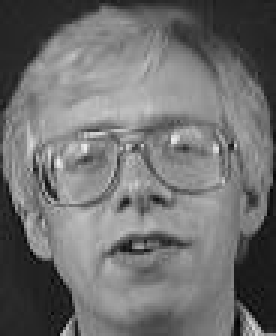
#> input picture FaceDataset/benny/1.jpg, 92 x 112 px (shown 3 times larger); its folder holds only this picture in this run
$ python FaceRecog.py
#> lines starting #> are read from the running program, lines starting #| are printed output that depends on the picture
import cv2
import matplotlib.pyplot as plt
import numpy as np
import pandas as pd
from pandas import DataFrame
import os
from skimage.transform import rescale
from skimage.transform import resize

# from tkinter import filedialog
# from tkinter import *


def showImages(imgList):
    if len(imgList) > 0:
        for i in range(len(imgList)):
            plt.subplot(1, len(imgList), i + 1)
            plt.imshow(imgList[i])
        plt.show()


# Downsampled, concatenation, normalized image
o = 1


def preprocessimg(imgGray):
    # Downsampled
    imgRescale = rescale(imgGray, scale=(0.1, 0.1))
    # Resize image
    imgResize = resize(imgGray, (50, 50))
    # print('imgResize', imgResize)
    # Flatten the image
    imgRavel = np.ravel(imgResize)

    # Reshape to column vector
    imgVector = imgRavel.reshape(-1, 1)
    # Convert image to DataFrame
    imgDataFrame = DataFrame(imgVector)
    # Normalized image
    imgNormalized = (imgDataFrame - imgDataFrame.min()) / (
        imgDataFrame.max() - imgDataFrame.min()
    )
    return imgNormalized


trainingThreshold = 5
imgExtension = ".pgm"
print("Processing...")
# Read images in folder dataset
entries = os.listdir("FaceDataset/")
hatList = []
labelList = []
# Training part
def train():
    for entry in entries:
        personDir = "FaceDataset/" + entry
        imgList = os.listdir(personDir)
        imgGallery = []
        # Iterative through gallery image of this person folder
        for imgName in imgList:
            imgDir = personDir + "/" + imgName
            imgIdx = imgName[: imgName.index(".")]

            # Train only first (trainingThreshold - 1) images
            if imgIdx == str(trainingThreshold):
                break
            # Read image
            img = cv2.imread(imgDir)
#> img is the input picture: shape (112, 92, 3); min 0, max 237, mean 112
            # Convert to gray image
            imgGray = cv2.cvtColor(img, cv2.COLOR_BGR2GRAY)
            # Append to the image gallery dataframe
            imgPreProcessed = preprocessimg(imgGray)
#> in preprocessimg, `imgResize = resize(imgGray, (50, 50))`:
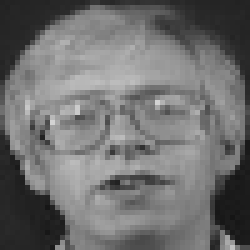
#> imgResize: shape (50, 50) float64 (shown 5 times larger); min 0.0857, max 0.83, mean 0.439
#> in preprocessimg, `imgRavel = np.ravel(imgResize)`: imgRavel = 2500 values, max 0.83 at index 1210, min 0.0857 at index 2196, mean 0.439
#> in preprocessimg, `imgVector = imgRavel.reshape(-1, 1)`: imgVector has the same summary as imgRavel
#> in preprocessimg, `imgDataFrame = DataFrame(imgVector)`: imgDataFrame = table of 2500 rows and 1 columns
#> imgPreProcessed = table of 2500 rows and 1 columns
            imgGallery = pd.concat([imgPreProcessed, imgPreProcessed], axis=1)
#> imgGallery = table of 2500 rows and 2 columns

        # Convert dataframe to array
        imgGalleryArray = imgGallery.to_numpy()
#> imgGalleryArray = 2500 pairs, first value 0 to 1, second value 0 to 1
        # Transpose of the image gallery array
        imgGalleryArrayTranspose = imgGalleryArray.T
        # Calculation
        subCalculate = np.dot(imgGalleryArrayTranspose, imgGalleryArray)
#> subCalculate = [[713.7, 713.7], [713.7, 713.7]]
        subCalculate2 = np.dot(imgGalleryArray, np.linalg.pinv(subCalculate))
#> subCalculate2 = 2500 pairs, first value 0 to 0.000701, second value 0 to 0.000701
        hatMatrix = np.dot(subCalculate2, imgGalleryArrayTranspose)
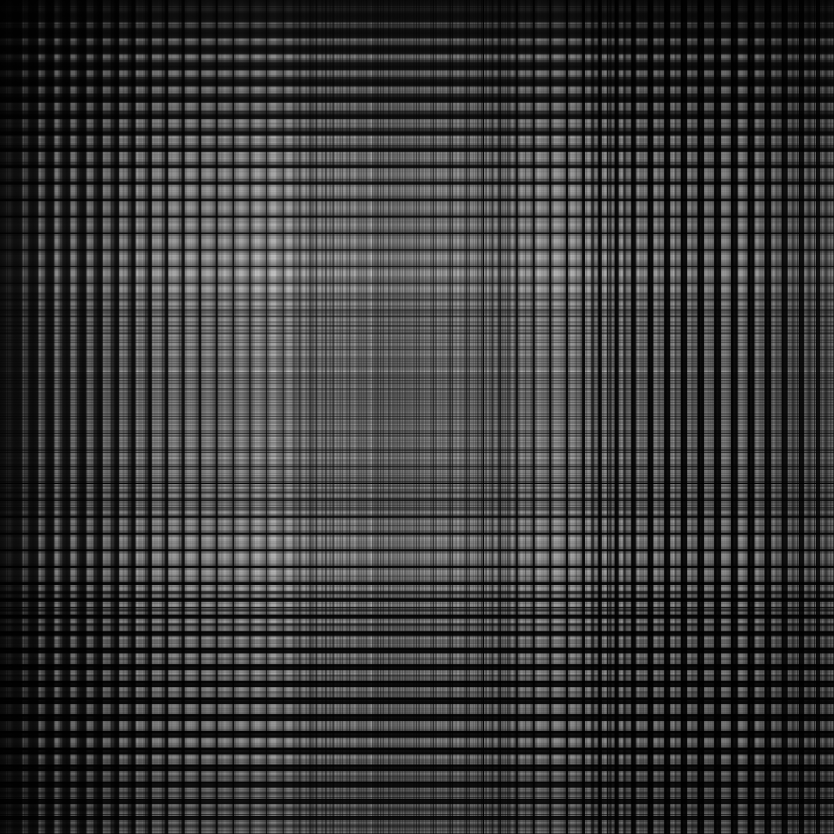
#> hatMatrix: shape (2500, 2500) float64 (shown at 1/3 size); min 0, max 0.0014, mean 0.000315; drawn with min black and max white
        hatList.append(hatMatrix)
        labelList.append(entry)
#> pass 2 of the loop in train, `for entry in entries:`:
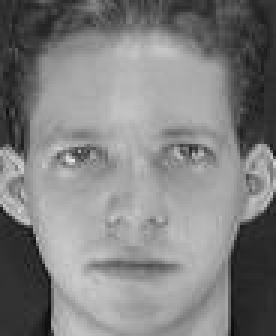
#> input picture FaceDataset/john/1.jpg, 92 x 112 px (shown 3 times larger)
#> in train, img is the input picture: shape (112, 92, 3); min 10, max 230, mean 128.3
#> in preprocessimg (call 2), `imgResize = resize(imgGray, (50, 50))`:
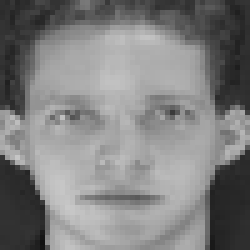
#> imgResize: shape (50, 50) float64 (shown 5 times larger); min 0.0699, max 0.787, mean 0.503
#> imgRavel = 2500 values, max 0.787 at index 2063, min 0.0699 at index 2408, mean 0.503
#> imgVector has the same summary as imgRavel
#> subCalculate = [[1116.4, 1116.4], [1116.4, 1116.4]]
#> subCalculate2 = 2500 pairs, first value 0 to 0.000448, second value 0 to 0.000448
#> in train, `hatMatrix = np.dot(subCalculate2, imgGalleryArrayTranspose)`:
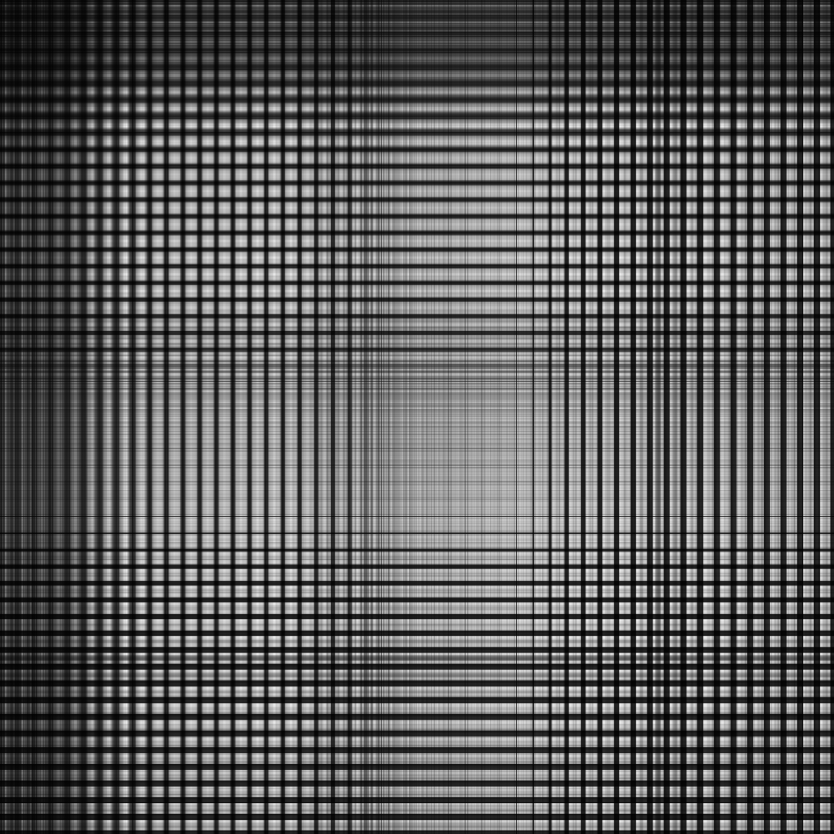
#> hatMatrix: shape (2500, 2500) float64 (shown at 1/3 size); min 0, max 0.000896, mean 0.000327; drawn with min black and max white

def findPerson(src):
    # Read input image
    imgInput = cv2.imread(src)
    # Convert input image to gray level
    imgInputGray = cv2.cvtColor(imgInput, cv2.COLOR_BGR2GRAY)
    # Pre-process input image
    imgInputPreProcessed = preprocessimg(imgInputGray).to_numpy()
    distanceList = []
    for hatMatrix in hatList:
        closestVector = np.dot(hatMatrix, imgInputPreProcessed)
        # Distance calculation
        dist = np.linalg.norm(imgInputPreProcessed - closestVector)
        distanceList.append(dist)
    # Get index of the image found by finding the min distance
    imgFoundIndex = distanceList.index(min(distanceList))
    # Get the index of the person
    personNameFound = labelList[imgFoundIndex]
    # Show result
    print("Match person: " + personNameFound)
    imgFoundPath = "FaceDataset/" + personNameFound + "/1" + imgExtension
    return imgFoundPath, personNameFound

# train
train()
